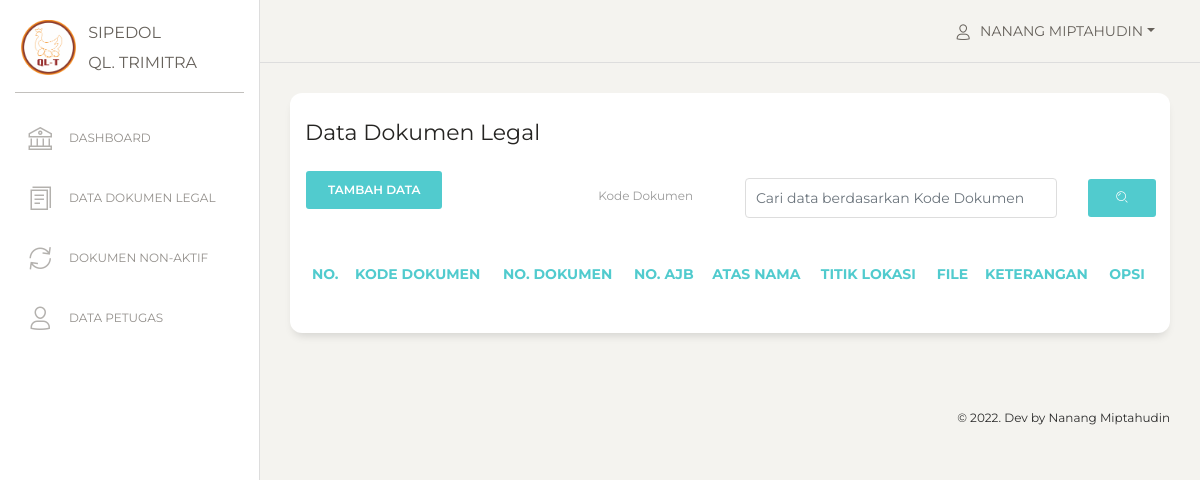
Before: /view_legal/index.php (signed in) with the older database file.
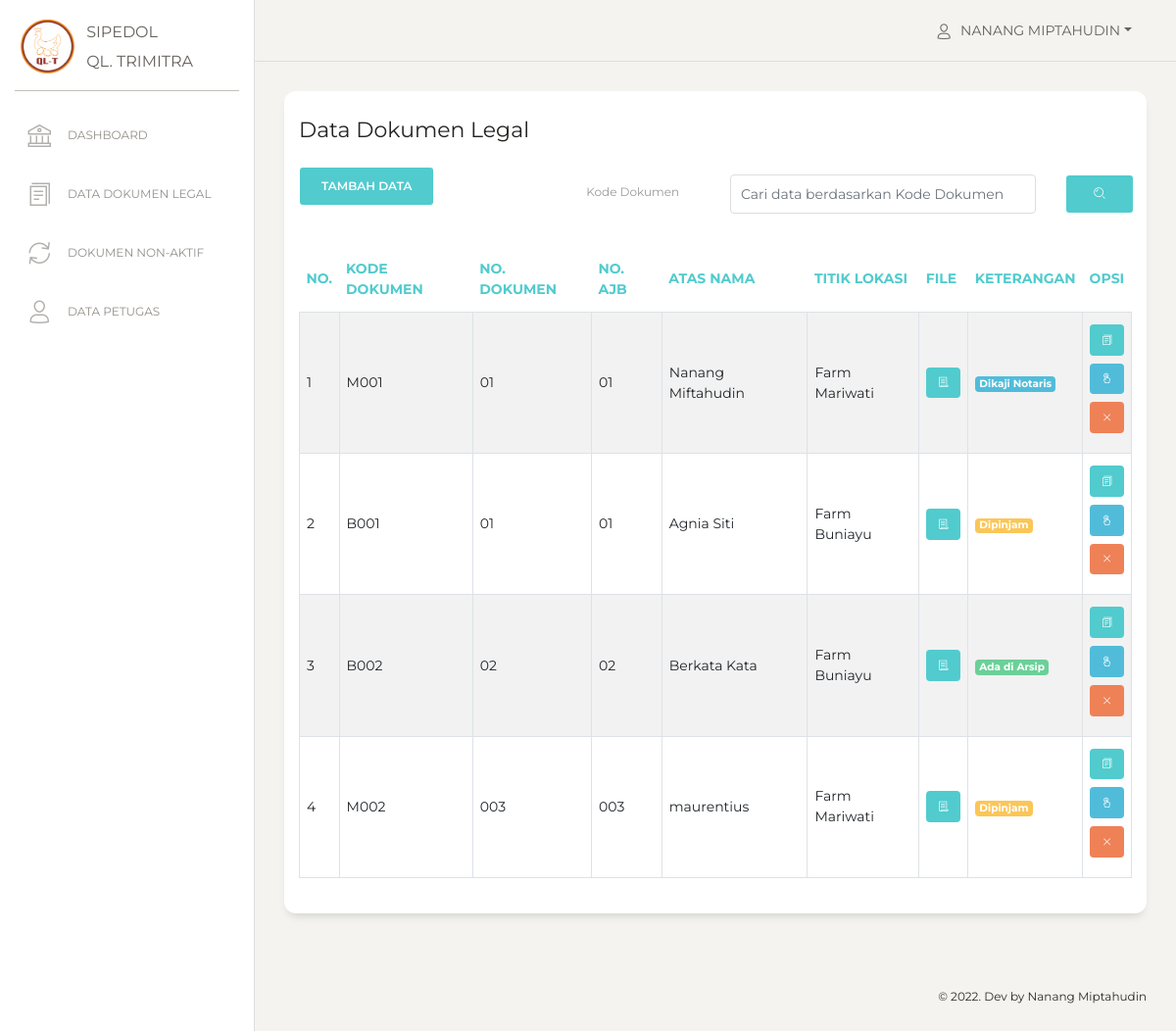
After: the same page with the newer database file.
### tables this page shows
CREATE TABLE `data_legal` (
  `id_legal` int(11) NOT NULL,
  `kode_dokumen` varchar(100) NOT NULL,
  `no_dokumen` varchar(100) NOT NULL,
  `no_hgb` varchar(100) NOT NULL,
  `no_ajb` varchar(100) NOT NULL,
  `luas_tanah` int(11) NOT NULL,
  `atas_nama` varchar(100) NOT NULL,
  `no_kuasa` varchar(100) NOT NULL,
  `titik_lokasi` int(11) NOT NULL,
  `file` varchar(255) NOT NULL,
  `status_dokumen` int(11) NOT NULL,
  `keterangan` varchar(256) NOT NULL,
  `date_created` date NOT NULL,
  `is_active` int(1) NOT NULL
);

CREATE TABLE `titik_lokasi` (
  `id_titik_lokasi` int(11) NOT NULL,
  `lokasi` varchar(100) NOT NULL,
  `date_created` date NOT NULL
);

CREATE TABLE `status_dokumen` (
  `id_status_dokumen` int(11) NOT NULL,
  `status` varchar(100) NOT NULL,
  `date_created` date NOT NULL
);

### functions.php (called while the page is built, shortened)
<?php
$conn = mysqli_connect("localhost", "root", "", "db_sipedol");
function query($query)
{
    global $conn;
    $result = mysqli_query($conn, $query);
    $rows = [];
    while ($row = mysqli_fetch_assoc($result)) {
        $rows[] = $row;
    }
    return $rows;
}

### view_template/sidebar.php (called while the page is built, shortened)
<?php
$id_user = $_SESSION['id'];
$user = query("SELECT * FROM users WHERE id = $id_user")[0];
?>

### view_legal/index.php (the view, shortened to what the changed rows need)
<?php
include "../view_template/header.php";
include "../view_template/sidebar.php";
include "../view_template/topbar.php";
if (!isset($_POST["search"])) {
    $legal = query("SELECT * FROM data_legal
                INNER JOIN titik_lokasi ON data_legal.titik_lokasi = titik_lokasi.id_titik_lokasi
                INNER JOIN status_dokumen ON data_legal.status_dokumen = status_dokumen.id_status_dokumen
                WHERE is_active = 1
                ");
}
?>
<div class="content">
    <div class="row">
        <div class="col-md-12">
            <div class="card ">
                <div class="card-body ">
                    <div class="table-responsive">
                        <table class="table table-striped table-bordered table-sm">
                            <thead class=" text-primary">
                                <th>No.</th>
                                <th>Kode Dokumen</th>
                                <th>No. Dokumen</th>
                                <th>No. AJB</th>
                                <th>Atas Nama</th>
                                <th>Titik Lokasi</th>
                                <th>File</th>
                                <th>Keterangan</th>
                                <th>Opsi</th>
                            </thead>
                            <tbody>
                                <?php $i = 1; ?>
                                <?php foreach ($legal as $l) : ?>
                                    <tr>
                                        <td><?= $i; ?></td>
                                        <td><?= $l["kode_dokumen"]; ?></td>
                                        <td><?= $l["no_dokumen"]; ?></td>
                                        <td><?= $l["no_ajb"]; ?></td>
                                        <td><?= $l["atas_nama"]; ?></td>
                                        <td><?= $l["lokasi"]; ?></td>
                                        <td>
                                            <a class="badge bg-primary text-white" href="../dokumen/<?= $l["file"]; ?>" target="_blank"><i class="nc-icon nc-paper p-2"></i></a>
                                        </td>
                                        <td>
                                            <?php if ($l["id_status_dokumen"] == 1) : ?>
                                                <span class="badge bg-info text-white"><?= $l["status"]; ?></span>
                                            <?php elseif ($l["id_status_dokumen"] == 2) : ?>
                                                <span class="badge bg-success text-white"><?= $l["status"]; ?></span>
                                            <?php elseif ($l["id_status_dokumen"] == 3) : ?>
                                                <span class="badge bg-warning text-white"><?= $l["status"]; ?></span>
                                            <?php else : ?>
                                                <span class="badge bg-danger text-white"><?= $l["status"]; ?></span>
                                            <?php endif; ?>
                                        </td>
                                        <td>
                                            <a href="legal_detail.php?id=<?= $l["id_legal"] ?>" class="badge bg-primary text-white mb-2"><i class="nc-icon nc-single-copy-04 p-2"></i></a> <br>
                                            <a href="legal_edit.php?id=<?= $l["id_legal"] ?>" class="badge bg-info text-white mb-2"><i class="nc-icon nc-tap-01 p-2"></i></a><br>
                                            <?php if ($user['role_id'] == 1) : ?>
                                                <a href="legal_delete.php?id=<?= $l["id_legal"] ?>" class="badge bg-danger text-white mb-2" onclick="return confirm('Yakin akan menon-aktifkan dokumen : <?= $l['atas_nama']; ?> ?');"><i class="nc-icon nc-simple-remove p-2"></i></a>
                                            <?php else : ?>
                                            <?php endif; ?>
                                        </td>
                                    </tr>
                                    <?php $i++; ?>
                                <?php endforeach; ?>
                            </tbody>
                        </table>
                    </div>
                </div>
            </div>
        </div>
    </div>
</div>
<?php include "../view_template/footer.php"; ?>

Changed rows visible on the page:
now on this page (row edited): data_legal: kode_dokumen "M001", no_dokumen "01", no_ajb "01", atas_nama "Nanang Miftahudin", titik_lokasi.lokasi "Farm Mariwati", status_dokumen.status "Dikaji Notaris"
now on this page (row edited): data_legal: kode_dokumen "B001", no_dokumen "01", no_ajb "01", atas_nama "Agnia Siti", titik_lokasi.lokasi "Farm Buniayu", status_dokumen.status "Dipinjam"
now on this page (row edited): data_legal: kode_dokumen "B002", no_dokumen "02", no_ajb "02", atas_nama "Berkata Kata", titik_lokasi.lokasi "Farm Buniayu", status_dokumen.status "Ada di Arsip"
now on this page (row edited): data_legal: kode_dokumen "M002", no_dokumen "003", no_ajb "003", atas_nama "maurentius", titik_lokasi.lokasi "Farm Mariwati", status_dokumen.status "Dipinjam"
